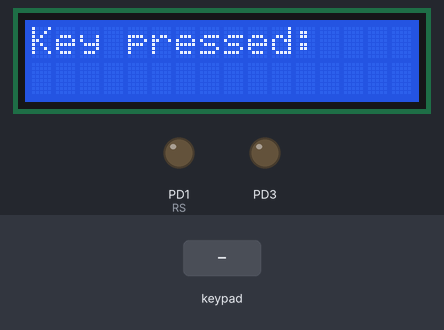
Bench run of a program on a simulated ATmega32, built with avr-gcc and emulated at 16 MHz. Shown: 16×2 character LCD, output pins drawn as LEDs (lit = HIGH). Wiring (inferred from the signals the program sends): character LCD (HD44780): RS PD0; E PD2; data PD4, PD5, PD6, PD7; 4×4 keypad with keys 7 8 9 / 4 5 6 * 1 2 3 - N 0 = +: rows PA4, PA5, PA6, PA7; columns PA0, PA1, PA2, PA3. Inputs (shaded band) come from the test bench. Pins used as bus, display or sensor lines are not drawn.

Above: at 1.2 s.
1.3 s: keypad keys 7 + 5 = pressed 0.4 s apart
At 4.0 s:
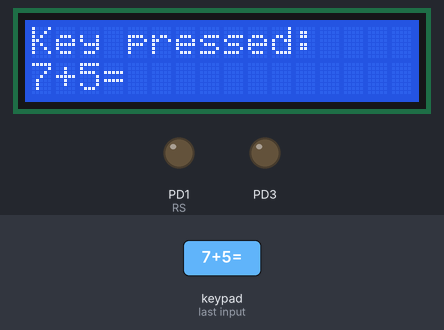
4.4 s: key '/' pressed
6.2 s: keypad keys 6 * 7 = pressed 0.4 s apart
At 8.9 s:
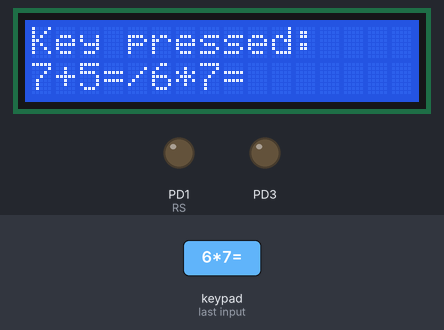
9.3 s: key '*' pressed
At 10.6 s:
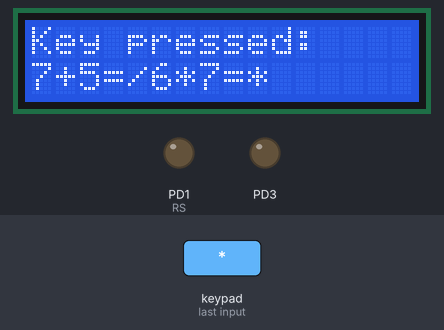
11.1 s: keypad keys 8 / 2 = pressed 0.4 s apart
At 12.9 s:
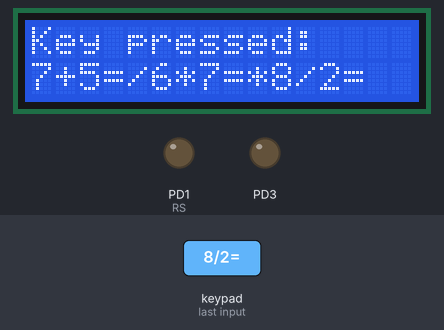
14.2 s: key 'N' pressed
At 15.5 s:
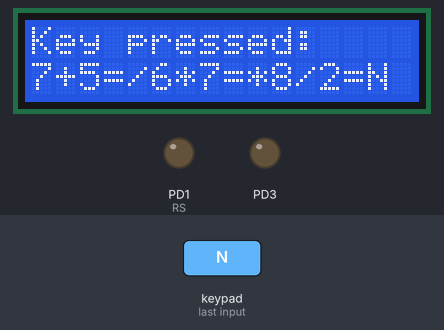
Timing chart, 0 to 17.0 s (numbered marks = the images above; inputs shaded):
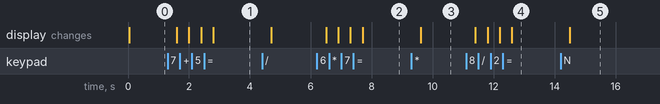

Measured:
- after the input at 1.3 s, the display: first changes after 0.30 s (image 1 shows a later state)
- after the input at 6.2 s, the display: first changes after 0.30 s (image 2 shows a later state)
- after the input at 9.3 s, the display: changes after 0.30 s (image 3)
- after the input at 11.1 s, the display: first changes after 0.30 s (image 4 shows a later state)
- after the input at 14.2 s, the display: changes after 0.30 s (image 5)

The program:

main.c
```c
/*
 * MatrixKeypad.c
 *
 * Created: 02/07/17 04:43:46 PM
 * Author : Hoang Thien Tran
 */

#define F_CPU 16000000UL

#include "src/lcd4bit.h"
#include "src/Keypad.h"

int main(void)
{
	char keypad;
	Lcd4_Ini();
	Lcd4_Clear();
	Keypad_Ini();
	//
	Lcd4_Cursor(1,1);
	Lcd4_SetString("Key pressed:");
	Lcd4_Cursor(2,1);
	while (1)
	{
		keypad=pressKEY();
		if(pressed)
		{
			Lcd4_SetChar(keypad);
			pressed = 0;
		}

	}
}
```

Keypad.h
```c
/*
 * Keypad.h
 *
 * Created: 10/18/16 09:41:50 AM
 *  Author: Hoang Thien Tran
 */


#ifndef KEYPAD_H_
#define KEYPAD_H_

#define F_CPU 16000000UL

#include <avr/io.h>
#include <util/delay.h>

#define Keypad_In PINA
#define Keypad_Pullup PORTA
#define Keypad_DDR DDRA

uint8_t scanCODE[4] = {0x0E,0x0D,0x0B,0X07};
uint8_t pressed;

char ascii[4][4]={	{'7','8','9','/'},
					{'4','5','6','*'},
					{'1','2','3','-'},
					{'N','0','=','+'}	};

void Keypad_Ini(void)		//Initialization for keypad
{
	Keypad_DDR = 0xF0;		//For Keypad, C.ABCD=input, R.EFGH=output
	Keypad_Pullup = 0x0F;	//C.ABCD=pull-up, R.EFGH=0
}

char pressKEY(void)			//Polling for a key
{
	uint8_t column,row,val,key;
	if(Keypad_In!=0x0F) //Check if any key is pressed
	{
			val = Keypad_In & 0x0F; //Store the column
			for (row=4;row<=7;row++)
			{
				Keypad_Pullup = 0xFF - (1<<row); //Scan each row EFGH
				_delay_us(1);	//IMPORTANT: changing PORT and reading PIN need delay time
				key = Keypad_In & 0x0F; // Store scanned row EFGH
				if(key==val) //Check if the right key is pressed
					for (column=0;column<=3;column++)
						if(key==scanCODE[column])
						{
							Keypad_Pullup=0x0F;
							pressed = 1;
							_delay_ms(300);
							return ascii[row-4][column];
						}
			}
	}
	return 0;
}

#endif
```

lcd4bit.c
```c
/*
 * lcd4bit.c
 *
 * Created: 03/16/17 01:58:39 PM
 *  Author: Hoang Thien Tran
 */

#include "lcd4bit.h"

void Lcd4_Write_Instruction()
{
	LCD_DATA &= ~RS;
	_delay_us(delay_time);
	LCD_DATA &= ~RW;
	_delay_us(delay_time);
}
void Lcd4_Write_Data()
{
	LCD_DATA |= RS;
	_delay_us(delay_time);
	LCD_DATA &= ~RW;
	_delay_us(delay_time);
}
void Lcd4_Execute(uint8_t data)					//Load data to the LCD
{
	if(data & 1) LCD_DATA|=(1<<4);	//1 = 0b00000001
	else LCD_DATA&=~(1<<4);
	if(data & 2) LCD_DATA|=(1<<5);	//1 = 0b00000010
	else LCD_DATA&=~(1<<5);
	if(data & 4) LCD_DATA|=(1<<6);	//1 = 0b00000100
	else LCD_DATA&=~(1<<6);
	if(data & 8) LCD_DATA|=(1<<7);	//1 = 0b00001000
	else LCD_DATA&=~(1<<7);

	LCD_DATA |= E;	//Execute instruction
	_delay_us(delay_time);
	LCD_DATA &= ~E;
	_delay_us(delay_time);

}
void Lcd4_Cmd(uint8_t cmd)						//Send a command
{
	Lcd4_Write_Instruction();
	Lcd4_Execute(cmd>>4);
	Lcd4_Execute(cmd&0x0F);
}

//----------Main functions for use----------//
void Lcd4_Clear()								//Clear screen
{
	Lcd4_Cmd(1);
	_delay_ms(2);
}
void Lcd4_Cursor(uint8_t row, uint8_t column)	//Set DDRAM(cursor) address --- 0b1(ADD6:0)
{
	char temp;
	if(row == 1)
	{
		temp = 0b10000000 + (column-1);
		Lcd4_Cmd(temp);
	}
	else if(row == 2)
	{
		temp = 0b11000000 + (column-1);
		Lcd4_Cmd(temp);
	}
}
void Lcd4_Ini(void)								//Initialize LCD
{
	LCD_DDR = 0xFF;
	//----------Reset process from data sheet----------//
	_delay_ms(20);	//Wait for more than 15ms after VCC=4.5V
	Lcd4_Cmd(0x03);
	_delay_ms(5);	//Wait for more than 4.1ms
	Lcd4_Cmd(0x03);
	_delay_ms(1);	//Wait for more than 100us
	Lcd4_Cmd(0x03);
	//--------------------//
	Lcd4_Cmd(0x02);	//Function set: 4bit
	Lcd4_Cmd(0x28);	//Function set: 4bit, 2 lines, 5x8 font		---	0b001DNF** (D:data length,N:no. of line,F:font)
	Lcd4_Cmd(0x0C); //Display control: display ON	--- 0b00001DCB (D:display,C:cursor,B:blinking)
	Lcd4_Cmd(0x06); //Entry mode set: increment, no accompany	--- 0b000001IS (I:increment/decrement,S:acc. display shift)
}
void Lcd4_SetChar(char character)				//Send a single character
{
	Lcd4_Write_Data();

	Lcd4_Execute(character>>4); //Data transfer
	Lcd4_Execute(character&0x0F);
}
void Lcd4_SetString(char *pStr)					//Send a string
{
	while(*pStr>0) //Whenever pointer gets to the end, *pStr = 0
	Lcd4_SetChar(*pStr++); //Send individual char and increase pointer address
}
```

lcd4bit.h
```c
/*
 * lcd4bit.h
 *
 * Created: 02/07/17 02:51:47 PM
 * Author : Hoang Thien Tran
 */

#ifndef LCD4BIT_H_
#define LCD4BIT_H_

#define F_CPU 16000000UL

#include <avr/io.h>
#include <util/delay.h>

#define LCD_DATA	PORTD		//Choose the port that suits your needs
#define LCD_DDR		DDRD
#define RS	1					//PB0  binary equivalent of pin number
#define RW	2					//PB1
#define E	4					//PB2

#define delay_time 50			//Default delay time for most instructions

void Lcd4_Write_Instruction();
void Lcd4_Write_Data();
void Lcd4_Execute(uint8_t data);				//Load data to the LCD
void Lcd4_Cmd(uint8_t cmd);						//Send a command
//----------Main functions for use----------//
void Lcd4_Clear();								//Clear screen
void Lcd4_Cursor(uint8_t row, uint8_t column);	//Set DDRAM(cursor) address --- 0b1(ADD6:0)
void Lcd4_Ini(void);							//Initialize LCD
void Lcd4_SetChar(char character);				//Send a single character
void Lcd4_SetString(char *pStr);				//Send a string

#endif
```
